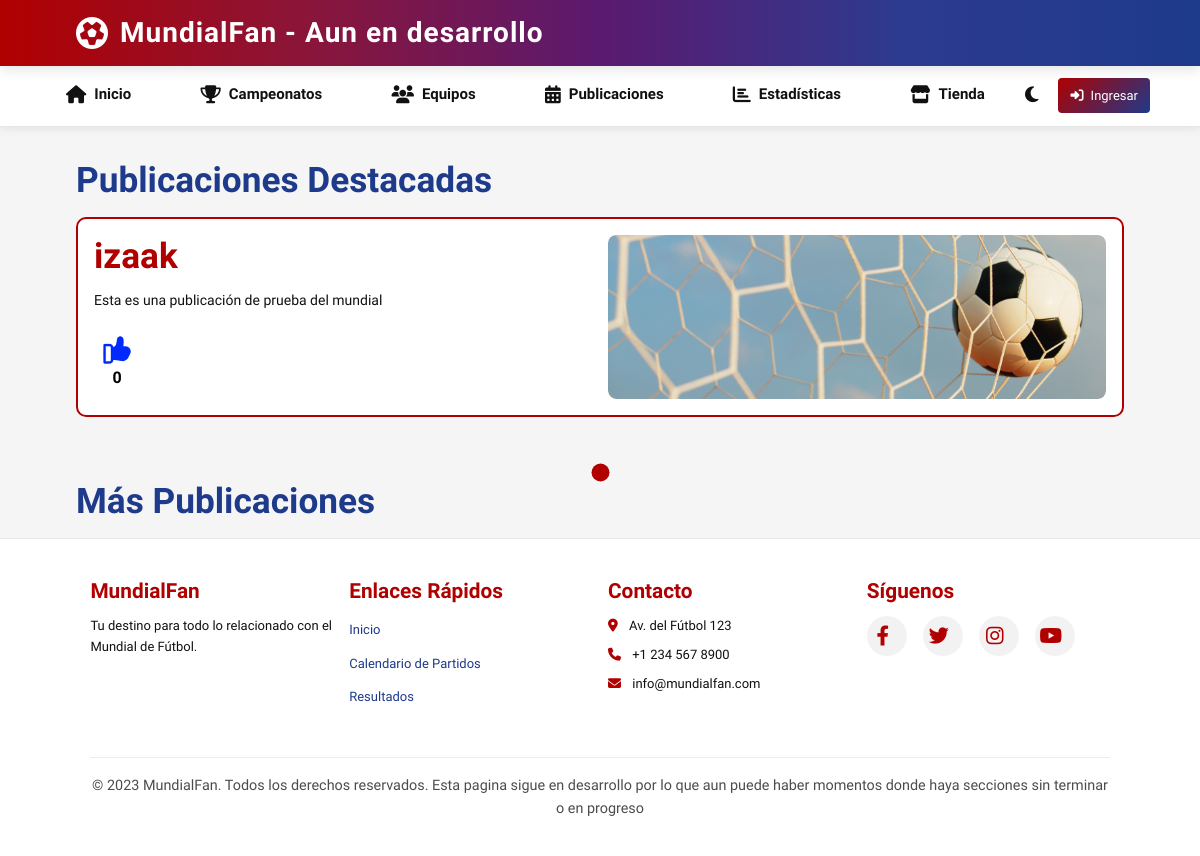
Page /publicaciones on the committed database.
### tables this page shows
CREATE TABLE publicaciones (
    idPublicacion INT PRIMARY KEY AUTO_INCREMENT,
    idUsuario INT NOT NULL,
    texto VARCHAR(500),
    tipoContenido VARCHAR(10),
    rutamulti VARCHAR(255),
    likes INT DEFAULT 0,
    estado ENUM('publico', 'privado', 'bloqueado') DEFAULT 'publico',
    postdate TIMESTAMP DEFAULT CURRENT_TIMESTAMP,
    FOREIGN KEY (idUsuario) REFERENCES users(idUsuario) ON DELETE CASCADE
);

CREATE TABLE users (
    idUsuario INT PRIMARY KEY AUTO_INCREMENT,
    Nombre VARCHAR(100) NOT NULL,
    email VARCHAR(100) UNIQUE NOT NULL,
    username VARCHAR(50) UNIQUE NOT NULL,
    contrasena VARCHAR(255) NOT NULL,
    rol ENUM('usuario', 'admin') DEFAULT 'usuario',
    fechaNacimiento DATE,
    genero VARCHAR(20),
    ciudad VARCHAR(100),
    pais VARCHAR(100),
    fotoPerfil VARCHAR(255),
    biografia TEXT,
    estado ENUM('activo', 'inactivo', 'suspendido') DEFAULT 'activo',
    fechaRegistro TIMESTAMP DEFAULT CURRENT_TIMESTAMP,
    ultimaActividad TIMESTAMP DEFAULT CURRENT_TIMESTAMP ON UPDATE CURRENT_TIMESTAMP
);

### Core/functions.php (called while the page is built, shortened)
<?php
function base_path($path): string
{
    return BASE_PATH . $path;
}
function view($path, $attributes = [])
{
    extract($attributes);
    require base_path('front/') . $path;
}

### controls/Post.php (called while the page is built, shortened)
<?php
return (new PostController())->index();

### public/index.php (called while the page is built, shortened)
<?php
require BASE_PATH.'Core/functions.php';
spl_autoload_register(function ($class) {
    $class = str_replace('\\', DIRECTORY_SEPARATOR, $class);
});
require base_path('bootstrap.php');
$router = new \Core\Router();
$uri = parse_url($_SERVER['REQUEST_URI'])['path'];
$method = $_POST['_method'] ?? $_SERVER['REQUEST_METHOD'];
$router->route($uri, $method);

### Core/Database.php (called while the page is built, shortened)
<?php
class Database
{
    public $connection;
    public $statement;
    public function __construct($config, $username = 'root', $password = '')
    {
        $dsn = 'mysql:' . http_build_query($config, '', ';');
        $this->connection = new PDO($dsn, $username, $password, [
            PDO::ATTR_DEFAULT_FETCH_MODE => PDO::FETCH_ASSOC
        ]);
    }
 public function query($query, $params = [])
    {
        $this->statement = $this->connection->prepare($query);
        $this->statement->execute();
        return $this;
    }
    public function get()
    {
        return $this->statement->fetchAll();
    }
}

### Core/App.php (called while the page is built, shortened)
<?php
class App
{
    protected static $container;
    public static function setContainer($container)
    {
        static::$container = $container;
    }
    public static function container()
    {
        return static::$container;
    }
    public static function resolve($key)
    {
        return static::container()->resolve($key);
    }
}

### Core/Container.php (called while the page is built, shortened)
<?php
class Container
{
    protected $bindings = [];
    public function bind($key, $resolver)
    {
        $this->bindings[$key] = $resolver;
    }
    public function resolve($key)
    {
        $resolver = $this->bindings[$key];
        return call_user_func($resolver);
    }
}

### config.php (called while the page is built)
<?php
$url = getenv('MYSQL_URL') ?: getenv('DATABASE_URL');
if ($url === false) {
    return [
        'database' => [
            'host' => 'localhost',
            'port' => 3306,
            'user' => 'root',
            'password' => 'root',
            'dbname' => 'railway',
            'charset' => 'utf8mb4'
        ]
    ];
}
$parts = parse_url($url);
return [
    'database' => [
        'host' => $parts['host'],
        'port' => $parts['port'] ?? 3306,
        'user' => $parts['user'],
        'password' => $parts['pass'],
        'dbname' => ltrim($parts['path'], '/'),
        'charset' => 'utf8mb4'
    ]
];

### bootstrap.php (called while the page is built, shortened)
<?php
$container = new Container();
$container->bind('Core\Database', function () {
    $config = require base_path('config.php');
    return new Database($config['database'],$config['database']['user'],$config['database']['password']);
});

### front/Post.php (the view, shortened to what this page needs)
<?php require 'partials/header.php'; ?>
<div class="contenedor contenido-principal">
    <h2 class="titulo-seccion">Publicaciones Destacadas</h2>
    <div class="slider-container">
        <?php
        $destacadas = array_slice($publicaciones, 0, 3);
        foreach ($destacadas as $index => $post):
        ?>
        <div class="slide <?= $index === 0 ? 'active' : '' ?>">
            <div class="destacado-post">
                <div class="destacado-contenido">
                    <h2><?= htmlspecialchars($post['username'] ?? $post['Nombre']) ?></h2>
                    <p><?= htmlspecialchars($post['texto']) ?></p>
                    <button type="button" class="btn-accion" data-post-id="<?= $post['idPublicacion'] ?>">
                        <img src="imagenes/like.png" alt="Like">
                        <span class="like-count"><?= $post['likes'] ?? 0 ?></span>
                    </button>
                </div>
                <?php if ($post['tipoContenido'] === 'imagen' && $post['rutamulti']): ?>
                <div class="destacado-media"> <img src="<?= htmlspecialchars($post['rutamulti']) ?>" alt="Imagen">
                </div>
                <?php elseif ($post['tipoContenido'] === 'video' && $post['rutamulti']): ?>
                <div class="destacado-media"> <video controls src="<?= htmlspecialchars($post['rutamulti']) ?>"></video>
                </div>
                <?php endif; ?>
            </div>
        </div>
        <?php endforeach; ?>
    </div>
    <div class="slider-nav">
        <?php foreach ($destacadas as $index => $post): ?>
        <button class="dot <?= $index === 0 ? 'active' : '' ?>" data-slide="<?= $index ?>"></button>
        <?php endforeach; ?>
    </div>
</div>
<div class="contenedor">
    <h2 class="titulo-seccion">Más Publicaciones</h2>
</div>
<?php require 'partials/footer.php'; ?>

### Core/Router.php (shortened to what this page needs)
<?php
class Router
{
    protected $routes = [];
    public function add($method, $uri, $controles)
    {
        $this->routes[] = [
            'uri' => $uri,
            'controles' => $controles,
            'method' => $method,
            'middleware' => null
        ];
        return $this;
    }
    public function only($key)
    {
        $this->routes[array_key_last($this->routes)]['middleware'] = $key;
        return $this;
    }
public function route($uri, $method)
    {
        foreach ($this->routes as $route) {
            if ($route['method'] !== strtoupper($method)) {
                continue;
            }
            $regexUri = preg_replace('/\{([a-zA-Z0-9_]+)\}/', '(?P<$1>[^/]+)', $route['uri']);
            $regexPattern = '~^' . $regexUri . '$~';
            if (preg_match($regexPattern, $uri, $matches)) {
                $params = [];
                if (str_contains($route['controles'], '@')) {
                    [$controllerPath, $methodName] = explode('@', $route['controles']);
                    $controllerClass = $this->pathToNamespace($controllerPath);
                    if (!class_exists($controllerClass)) {
                        $this->abort(500);
                    }
                    $controller = new $controllerClass;
                    return $controller->$methodName($params);
                } else {
                    return require base_path($route['controles']);
                }
            }
        }
    }
}

### public/css/styles.css (style rules this page uses)
.contenido-principal { margin-top: var(--spacing-3xl); }

### public/css/base/variables.css (style rules this page uses)
:root { --bg: #f5f5f5; --text: #111; --nav: #ffffff; --surface: #ffffff; --card: #ffffff; --border: #e6e6e6; --hero-overlay: rgba(0, 0, 0, 0.35); --btn: #b00000; --btn-hover: #d21919; --secondary-btn: #FF9900; --secondary-btn-hover: #F29200; --gradient-primary: linear-gradient(90deg, #b00000 0%, #8b1538 25%, #5a1a6f 50%, #2d3b8f 75%, #1e3a8a 100%); --gradient-secondary: linear-gradient(135deg, #667eea 0%, #764ba2 100%); --gradient-user: linear-gradient(135deg, #b00000 0%, #1e3a8a 100%); --primary-red: #b00000; --primary-blue: #1e3a8a; --spacing-xs: 4px; --spacing-sm: 8px; --spacing-md: 12px; --spacing-lg: 16px; --spacing-xl: 20px; --spacing-2xl: 24px; --spacing-3xl: 32px; --spacing-4xl: 48px; --radius-sm: 4px; --radius-md: 6px; --radius-lg: 8px; --radius-xl: 10px; --radius-2xl: 12px; --radius-full: 999px; --shadow-sm: 0 2px 5px rgba(0, 0, 0, 0.05); --shadow-md: 0 2px 8px rgba(0, 0, 0, 0.08); --shadow-lg: 0 4px 12px rgba(0, 0, 0, 0.1); --shadow-xl: 0 10px 40px rgba(0, 0, 0, 0.2); --transition-fast: 0.2s ease; --transition-normal: 0.3s ease; --transition-slow: 0.5s ease; --font-family: 'Oswald', Arial, Helvetica, sans-serif; --font-weight-normal: 400; --font-weight-semibold: 600; --font-weight-bold: 700; --text-xs: 12px; --text-sm: 13px; --text-base: 14px; --text-lg: 16px; --text-xl: 18px; --text-2xl: 20px; --text-3xl: 24px; --text-4xl: 28px; }

### public/css/layout/container.css (style rules this page uses)
.contenedor { width: 90%; max-width: 1200px; margin: 0 auto; padding: 0 var(--spacing-lg); }

### public/css/components/buttons.css (style rules this page uses)
button { font-family: var(--font-family); cursor: pointer; transition: all var(--transition-normal); border: none; border-radius: var(--radius-md); font-weight: var(--font-weight-semibold); }
.btn-accion { background: none; border: none; padding: var(--spacing-sm); cursor: pointer; transition: all var(--transition-normal); }
.btn-accion img { width: 30px; height: auto; display: block; transition: transform var(--transition-fast); }

### public/css/components/cards.css (style rules this page uses)
.destacado-post { background: var(--card); border: 1px solid var(--border); border-radius: var(--radius-xl); padding: var(--spacing-lg); display: grid; grid-template-columns: 1fr 1fr; gap: var(--spacing-lg); }

### public/css/sections/caracteristicas.css (style rules this page uses)
.titulo-seccion { color: var(--primary-blue); font-size: 2.2rem; font-weight: var(--font-weight-bold); margin-bottom: var(--spacing-lg); transition: color var(--transition-normal); }

### public/css/sections/posts.css (style rules this page uses)
.destacado-post { background: var(--card); border: 2px solid var(--btn); border-radius: var(--radius-xl); padding: var(--spacing-lg); display: grid; grid-template-columns: 1fr 1fr; gap: var(--spacing-lg); margin-bottom: var(--spacing-3xl); }
.destacado-media { position: relative; width: 100%; padding-top: 40; overflow: hidden; border-radius: var(--radius-lg); }
.destacado-media img, .destacado-media video { position: absolute; top: 0; left: 0; width: 100%; height: 100%; object-fit: cover; border-radius: var(--radius-lg); }
.destacado-contenido h2 { color: var(--btn); margin-bottom: var(--spacing-md); }
.destacado-contenido p { color: var(--text); font-size: var(--text-base); margin-bottom: var(--spacing-lg); line-height: 1.6; }

### public/css/utils/animations.css (style rules this page uses)
.slide { display: none; animation: fadeIn 0.5s ease-in-out; }
.slide.active { display: block; }

### public/css/utils/slider.css (style rules this page uses)
.slider-container { position: relative; width: 100%; overflow: hidden; }
.slide { display: none; animation: fadeIn var(--transition-normal) ease-in-out; }
.slide.active { display: block; }
.slider-nav { text-align: center; padding-top: var(--spacing-lg); display: flex; justify-content: center; gap: var(--spacing-md); }
.dot { cursor: pointer; height: 15px; width: 15px; background-color: var(--border); border-radius: 50%; display: inline-block; border: none; transition: all var(--transition-normal); }
.dot.active, .dot:hover { background-color: var(--btn); transform: scale(1.2); }

### rows in the picture
publicaciones: idUsuario.username "izaak", texto "Esta es una publicación de prueba del mundial", likes "0", rutamulti (picture)
